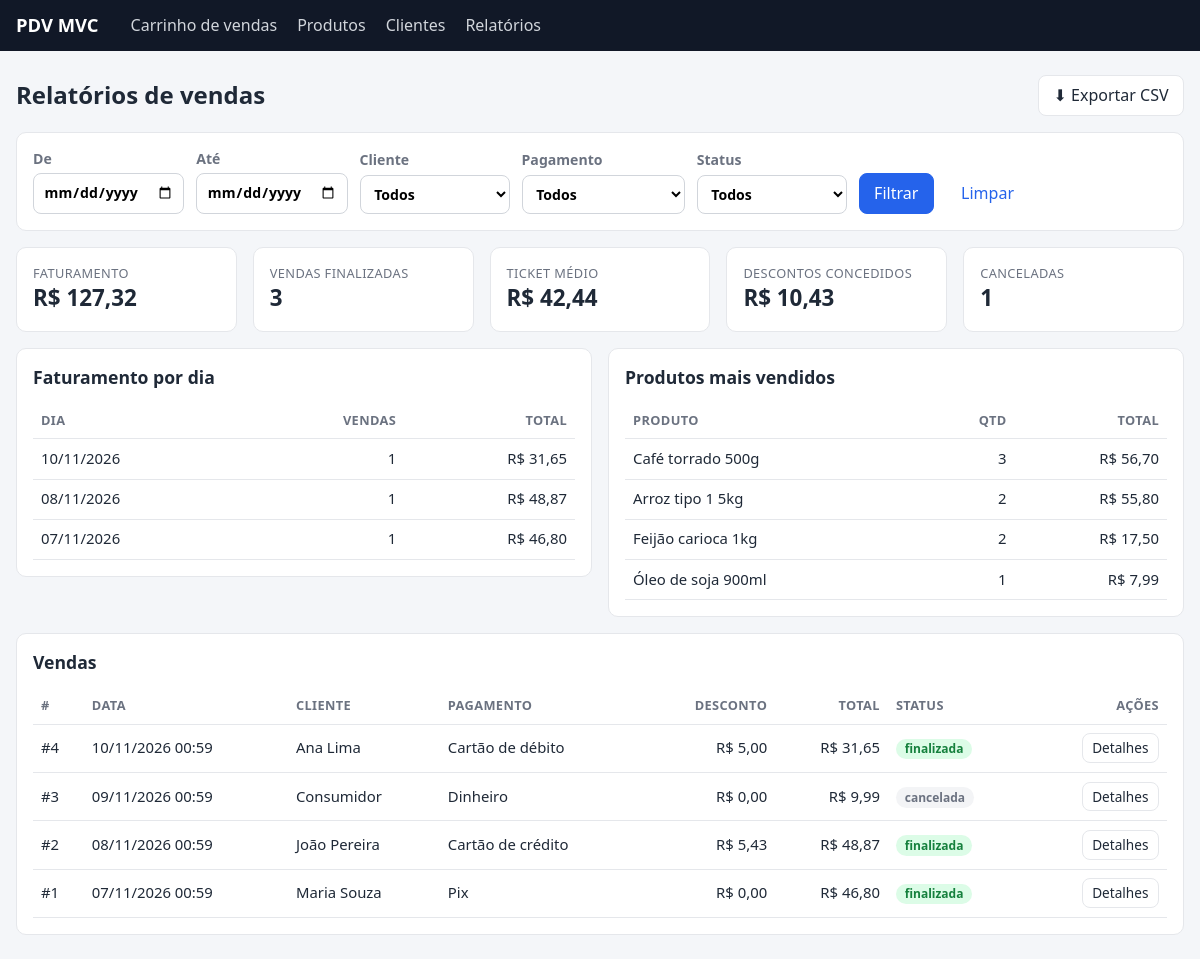
Screenshot of /relatorios with the database file from the repository.
### tables this page shows
CREATE TABLE vendas (
    id                       INT UNSIGNED AUTO_INCREMENT PRIMARY KEY,
    cliente_id               INT UNSIGNED  NULL,
    subtotal                 DECIMAL(10,2) NOT NULL,
    tipo_desconto            VARCHAR(20)   NOT NULL DEFAULT 'nenhum',
    valor_desconto_informado DECIMAL(10,2) NOT NULL DEFAULT 0,
    desconto                 DECIMAL(10,2) NOT NULL DEFAULT 0,
    total                    DECIMAL(10,2) NOT NULL,
    forma_pagamento          VARCHAR(20)   NOT NULL,
    status                   VARCHAR(20)   NOT NULL DEFAULT 'finalizada',
    criado_em                DATETIME      NOT NULL DEFAULT CURRENT_TIMESTAMP,
    CONSTRAINT fk_vendas_cliente FOREIGN KEY (cliente_id)
        REFERENCES clientes(id) ON DELETE SET NULL
);

CREATE TABLE clientes (
    id         INT UNSIGNED AUTO_INCREMENT PRIMARY KEY,
    nome       VARCHAR(120) NOT NULL,
    cpf        CHAR(11)     NOT NULL UNIQUE,
    email      VARCHAR(120) NULL,
    telefone   VARCHAR(20)  NULL,
    endereco   VARCHAR(200) NULL,
    criado_em  DATETIME     NOT NULL DEFAULT CURRENT_TIMESTAMP
);

### app/Core/View.php (called while the page is built, shortened)
<?php
final class View
{
    public static function render(string $view, array $data = []): void
    {
        extract($data, EXTR_SKIP);
        require VIEW_PATH . '/' . $view . '.php';
        require VIEW_PATH . '/layout/main.php';
    }
}

### app/Core/Controller.php (called while the page is built, shortened)
<?php
abstract class Controller
{
    protected function view(string $view, array $data = []): void
    {
        View::render($view, $data);
    }
}

### app/Controllers/RelatorioController.php (called while the page is built, shortened)
<?php
final class RelatorioController extends Controller
{
    public function index(): void
    {
        $filtros = $this->filtros();
        $resumo = $this->vendas->resumo($filtros);
        $resumo['ticket_medio'] = $resumo['qtd'] > 0 ? round($resumo['faturamento'] / $resumo['qtd'], 2) : 0.0;
        $this->view('relatorios/index', [
            'title'    => 'Relatórios de vendas',
            'filtros'  => $filtros,
            'resumo'   => $resumo,
            'vendas'   => $this->vendas->buscar($filtros),
            'porDia'   => $this->vendas->porDia($filtros),
            'top'      => $this->vendas->topProdutos($filtros),
            'clientes' => $this->clientes->all(),
            'formas'   => Venda::FORMAS_PAGAMENTO,
        ]);
    }
    private function filtros(): array
    {
        $data = static fn (string $k): string =>
            preg_match('/^\d{4}-\d{2}-\d{2}$/', (string) ($_GET[$k] ?? '')) ? $_GET[$k] : '';
        $status = (string) ($_GET['status'] ?? '');
        $forma = (string) ($_GET['forma_pagamento'] ?? '');
        return [
            'de'              => $data('de'),
            'ate'             => $data('ate'),
            'cliente_id'      => (int) ($_GET['cliente_id'] ?? 0) ?: '',
            'status'          => in_array($status, [Venda::STATUS_FINALIZADA, Venda::STATUS_CANCELADA], true) ? $status : '',
            'forma_pagamento' => isset(Venda::FORMAS_PAGAMENTO[$forma]) ? $forma : '',
        ];
    }
}

### public/index.php (called while the page is built, shortened)
<?php
spl_autoload_register(static function (string $class): void {
    $file = APP_PATH . '/' . str_replace('\\', '/', substr($class, 4)) . '.php';
});
require APP_PATH . '/Core/helpers.php';
try {
    $container = require APP_PATH . '/bootstrap.php';
    $router = new Router($container);
    $router->dispatch($_SERVER['REQUEST_METHOD'] ?? 'GET', $_SERVER['REQUEST_URI'] ?? '/');
} catch (Throwable $e) {
    http_response_code(500);
    View::render('errors/500', [
        'title'   => 'Erro interno',
        'message' => Config::get('app.debug') ? $e->getMessage() : null,
    ]);
}

### app/Core/Config.php (called while the page is built, shortened)
<?php
final class Config
{
    private static array $data = [];
    public static function load(string $file): void
    {
        self::$data = require $file;
    }
    public static function get(string $key, mixed $default = null): mixed
    {
        $value = self::$data;
        foreach (explode('.', $key) as $part) {
            $value = $value[$part];
        }
        return $value;
    }
}

### app/Core/helpers.php (called while the page is built, shortened)
<?php
function e(mixed $value): string
{
    return htmlspecialchars((string) $value, ENT_QUOTES, 'UTF-8');
}
function money(float|int|string|null $value): string
{
    return 'R$ ' . number_format((float) $value, 2, ',', '.');
}
function url(string $path = ''): string
{
    return rtrim((string) Config::get('app.base_url', ''), '/') . '/' . ltrim($path, '/');
}
function date_br(?string $value): string
{
    return $value ? date('d/m/Y H:i', strtotime($value)) : '-';
}

### app/Repositories/VendaRepository.php (called while the page is built, shortened)
<?php
final class VendaRepository
{
    public function buscar(array $filtros): array
    {
        [$where, $params] = $this->where($filtros);
        $stmt = $this->pdo->prepare(
            "SELECT v.*, c.nome AS cliente_nome
             FROM vendas v LEFT JOIN clientes c ON c.id = v.cliente_id
             WHERE {$where}
             ORDER BY v.criado_em DESC, v.id DESC"
        );
        $stmt->execute($params);
        return array_map([Venda::class, 'fromRow'], $stmt->fetchAll());
    }
    public function resumo(array $filtros): array
    {
        [$where, $params] = $this->where($filtros);
        $stmt = $this->pdo->prepare(
            "SELECT
                COALESCE(SUM(CASE WHEN v.status = 'finalizada' THEN 1 ELSE 0 END), 0)         AS qtd,
                COALESCE(SUM(CASE WHEN v.status = 'finalizada' THEN v.total ELSE 0 END), 0)    AS faturamento,
                COALESCE(SUM(CASE WHEN v.status = 'finalizada' THEN v.desconto ELSE 0 END), 0) AS descontos,
                COALESCE(SUM(CASE WHEN v.status = 'cancelada' THEN 1 ELSE 0 END), 0)           AS canceladas
             FROM vendas v WHERE {$where}"
        );
        $stmt->execute($params);
        $r = $stmt->fetch();
        return [
            'qtd'         => (int) $r['qtd'],
            'faturamento' => (float) $r['faturamento'],
            'descontos'   => (float) $r['descontos'],
            'canceladas'  => (int) $r['canceladas'],
        ];
    }
    public function porDia(array $filtros): array
    {
        [$where, $params] = $this->where($filtros, true);
        $stmt = $this->pdo->prepare(
            "SELECT DATE(v.criado_em) AS dia, COUNT(*) AS qtd, SUM(v.total) AS total
             FROM vendas v
             WHERE {$where} AND v.status = 'finalizada'
             GROUP BY DATE(v.criado_em)
             ORDER BY dia DESC"
        );
        $stmt->execute($params);
        return $stmt->fetchAll();
    }
    public function topProdutos(array $filtros, int $limite = 5): array
    {
        [$where, $params] = $this->where($filtros, true);
        $stmt = $this->pdo->prepare(
            "SELECT i.nome_produto AS nome, SUM(i.quantidade) AS qtd, SUM(i.subtotal) AS total
             FROM itens_venda i JOIN vendas v ON v.id = i.venda_id
             WHERE {$where} AND v.status = 'finalizada'
             GROUP BY i.produto_id, i.nome_produto
             ORDER BY qtd DESC, total DESC
             LIMIT " . (int) $limite
        );
        $stmt->execute($params);
        return $stmt->fetchAll();
    }
    private function where(array $f, bool $ignorarStatus = false): array
    {
        $cond = ['1 = 1'];
        $params = [];
        return [implode(' AND ', $cond), $params];
    }
}

### app/Models/Venda.php (called while the page is built, shortened)
<?php
final class Venda
{
    public function finalizada(): bool
    {
        return $this->status === self::STATUS_FINALIZADA;
    }
    public function formaPagamentoLabel(): string
    {
        return self::FORMAS_PAGAMENTO[$this->formaPagamento] ?? $this->formaPagamento;
    }
}

### app/Views/relatorios/index.php (the view, shortened to what this page needs)
<div class="page-head">
    <h1>Relatórios de vendas</h1>
    <a class="btn" href="<?= e(url('/relatorios/exportar?' . http_build_query(array_filter($filtros)))) ?>">⬇ Exportar CSV</a>
</div>
<form class="filters card" method="get" action="<?= e(url('/relatorios')) ?>">
    <label>De <input type="date" name="de" value="<?= e($filtros['de']) ?>"></label>
    <label>Até <input type="date" name="ate" value="<?= e($filtros['ate']) ?>"></label>
    <label>Cliente
        <select name="cliente_id">
            <option value="">Todos</option>
        </select>
    </label>
    <label>Pagamento
        <select name="forma_pagamento">
            <option value="">Todos</option>
        </select>
    </label>
    <label>Status
        <select name="status">
            <option value="">Todos</option>
        </select>
    </label>
    <button class="btn btn-primary" type="submit">Filtrar</button>
    <a class="btn btn-link" href="<?= e(url('/relatorios')) ?>">Limpar</a>
</form>
<div class="kpis">
    <div class="kpi"><span>Faturamento</span><strong><?= e(money($resumo['faturamento'])) ?></strong></div>
    <div class="kpi"><span>Vendas finalizadas</span><strong><?= e($resumo['qtd']) ?></strong></div>
    <div class="kpi"><span>Ticket médio</span><strong><?= e(money($resumo['ticket_medio'])) ?></strong></div>
    <div class="kpi"><span>Descontos concedidos</span><strong><?= e(money($resumo['descontos'])) ?></strong></div>
    <div class="kpi"><span>Canceladas</span><strong><?= e($resumo['canceladas']) ?></strong></div>
</div>
<div class="two-col">
    <section class="card">
        <h2>Faturamento por dia</h2>
        <table>
            <thead><tr><th>Dia</th><th class="num">Vendas</th><th class="num">Total</th></tr></thead>
            <tbody>
            <?php foreach ($porDia as $d): ?>
                <tr><td><?= e(date('d/m/Y', strtotime($d['dia']))) ?></td><td class="num"><?= e($d['qtd']) ?></td><td class="num"><?= e(money($d['total'])) ?></td></tr>
            <?php endforeach; ?>
            </tbody>
        </table>
    </section>
    <section class="card">
        <h2>Produtos mais vendidos</h2>
        <table>
            <thead><tr><th>Produto</th><th class="num">Qtd</th><th class="num">Total</th></tr></thead>
            <tbody>
            <?php foreach ($top as $t): ?>
                <tr><td><?= e($t['nome']) ?></td><td class="num"><?= e($t['qtd']) ?></td><td class="num"><?= e(money($t['total'])) ?></td></tr>
            <?php endforeach; ?>
            </tbody>
        </table>
    </section>
</div>
<section class="card">
    <h2>Vendas</h2>
    <table>
        <thead>
        <tr><th>#</th><th>Data</th><th>Cliente</th><th>Pagamento</th><th class="num">Desconto</th><th class="num">Total</th><th>Status</th><th class="actions">Ações</th></tr>
        </thead>
        <tbody>
        <?php foreach ($vendas as $v): ?>
            <tr>
                <td>#<?= e($v->id) ?></td>
                <td><?= e(date_br($v->criadoEm)) ?></td>
                <td><?= e($v->clienteNome ?? 'Consumidor') ?></td>
                <td><?= e($v->formaPagamentoLabel()) ?></td>
                <td class="num"><?= e(money($v->desconto)) ?></td>
                <td class="num"><?= e(money($v->total)) ?></td>
                <td><span class="badge <?= $v->finalizada() ? 'badge-ok' : 'badge-off' ?>"><?= e($v->status) ?></span></td>
                <td class="actions"><a class="btn btn-sm" href="<?= e(url("/relatorios/{$v->id}")) ?>">Detalhes</a></td>
            </tr>
        <?php endforeach; ?>
        </tbody>
    </table>
</section>

### app/Core/Router.php (shortened to what this page needs)
<?php
final class Router
{
    private array $routes = [];
    private function add(string $method, string $path, array $handler): void
    {
        $regex = '#^' . preg_replace('#\{(\w+)\}#', '(?P<$1>\d+)', $path) . '$#';
        $this->routes[] = [$method, $regex, $handler];
    }
    public function dispatch(string $method, string $uri): void
    {
        $path = parse_url($uri, PHP_URL_PATH) ?: '/';
        $path = '/' . trim($path, '/');
        foreach ($this->routes as [$routeMethod, $regex, $handler]) {
            if ($routeMethod === $method && preg_match($regex, $path, $matches)) {
                $params = [];
                $controller = $this->container->get($handler[0]);
                $controller->{$handler[1]}(...$params);
                return;
            }
        }
    }
}

### public/assets/style.css (style rules this page uses)
:root { --bg: #f4f6f9; --card: #fff; --text: #1f2937; --muted: #6b7280; --line: #e5e7eb; --primary: #2563eb; --primary-dark: #1d4ed8; --danger: #dc2626; --ok: #15803d; --radius: 10px; }
* { box-sizing: border-box; }
body { margin: 0; font-family: system-ui, -apple-system, "Segoe UI", Roboto, sans-serif; background: var(--bg); color: var(--text); line-height: 1.45; }
h1 { font-size: 1.5rem; margin: 0; }
h2 { font-size: 1.1rem; margin: 0 0 .75rem; }
.page-head { display: flex; justify-content: space-between; align-items: center; gap: 1rem; margin-bottom: 1rem; flex-wrap: wrap; }
.card { background: var(--card); border: 1px solid var(--line); border-radius: var(--radius); padding: 1rem; margin-bottom: 1rem; }
table { width: 100%; border-collapse: collapse; font-size: .93rem; }
th, td { padding: .55rem .5rem; border-bottom: 1px solid var(--line); text-align: left; vertical-align: middle; }
th { color: var(--muted); font-weight: 600; font-size: .8rem; text-transform: uppercase; letter-spacing: .03em; }
.num { text-align: right; }
.actions { text-align: right; white-space: nowrap; }
.btn { display: inline-block; padding: .5rem .9rem; border-radius: 8px; border: 1px solid var(--line); background: #fff; color: var(--text); cursor: pointer; text-decoration: none; font-size: .9rem; font: inherit; }
.btn-primary { background: var(--primary); border-color: var(--primary); color: #fff; }
.btn-link { border-color: transparent; background: transparent; color: var(--primary); }
.btn-sm { padding: .25rem .6rem; font-size: .85rem; }
input, select { font: inherit; padding: .5rem .6rem; border: 1px solid #d1d5db; border-radius: 8px; background: #fff; width: 100%; }
label { display: flex; flex-direction: column; gap: .25rem; font-size: .88rem; color: var(--muted); font-weight: 600; }
.filters { display: flex; gap: .75rem; align-items: flex-end; flex-wrap: wrap; }
.filters label { min-width: 150px; }
.card.filters { margin-bottom: 1rem; }
.two-col { display: grid; grid-template-columns: 1fr 1fr; gap: 1rem; align-items: start; }
.kpis { display: grid; grid-template-columns: repeat(auto-fit, minmax(170px, 1fr)); gap: 1rem; margin-bottom: 1rem; }
.kpi { background: var(--card); border: 1px solid var(--line); border-radius: var(--radius); padding: 1rem; display: flex; flex-direction: column; }
.kpi span { color: var(--muted); font-size: .8rem; text-transform: uppercase; letter-spacing: .03em; }
.kpi strong { font-size: 1.4rem; }
.badge { display: inline-block; padding: .1rem .55rem; border-radius: 999px; font-size: .75rem; font-weight: 600; vertical-align: middle; }
.badge-ok { background: #dcfce7; color: var(--ok); }
.badge-off { background: #f3f4f6; color: var(--muted); }

### rows the page displays
vendas: id "4", criado_em "10/11/2026 00:59", cliente.nome "Ana Lima", forma_pagamento "Cartão de débito", desconto "R$ 5,00", total "R$ 31,65", status "finalizada"
vendas: id "3", criado_em "09/11/2026 00:59", clienteNome "Consumidor", forma_pagamento "Dinheiro", desconto "R$ 0,00", total "R$ 9,99", status "cancelada"
vendas: id "2", criado_em "08/11/2026 00:59", cliente.nome "João Pereira", forma_pagamento "Cartão de crédito", desconto "R$ 5,43", total "R$ 48,87", status "finalizada"
vendas: id "1", criado_em "07/11/2026 00:59", cliente.nome "Maria Souza", forma_pagamento "Pix", desconto "R$ 0,00", total "R$ 46,80", status "finalizada"

### other values shown
money($resumo['faturamento']) "R$ 127,32"
$resumo['qtd'] "3"
money($resumo['ticket_medio']) "R$ 42,44"
money($resumo['descontos']) "R$ 10,43"
$resumo['canceladas'] "1"
date('d/m/Y', strtotime($d['dia'])) "10/11/2026"
$d['qtd'] "1"
money($d['total']) "R$ 31,65"
date('d/m/Y', strtotime($d['dia'])) "08/11/2026"
money($d['total']) "R$ 48,87"
date('d/m/Y', strtotime($d['dia'])) "07/11/2026"
money($d['total']) "R$ 46,80"
$t['nome'] "Café torrado 500g"
$t['qtd'] "3"
money($t['total']) "R$ 56,70"
